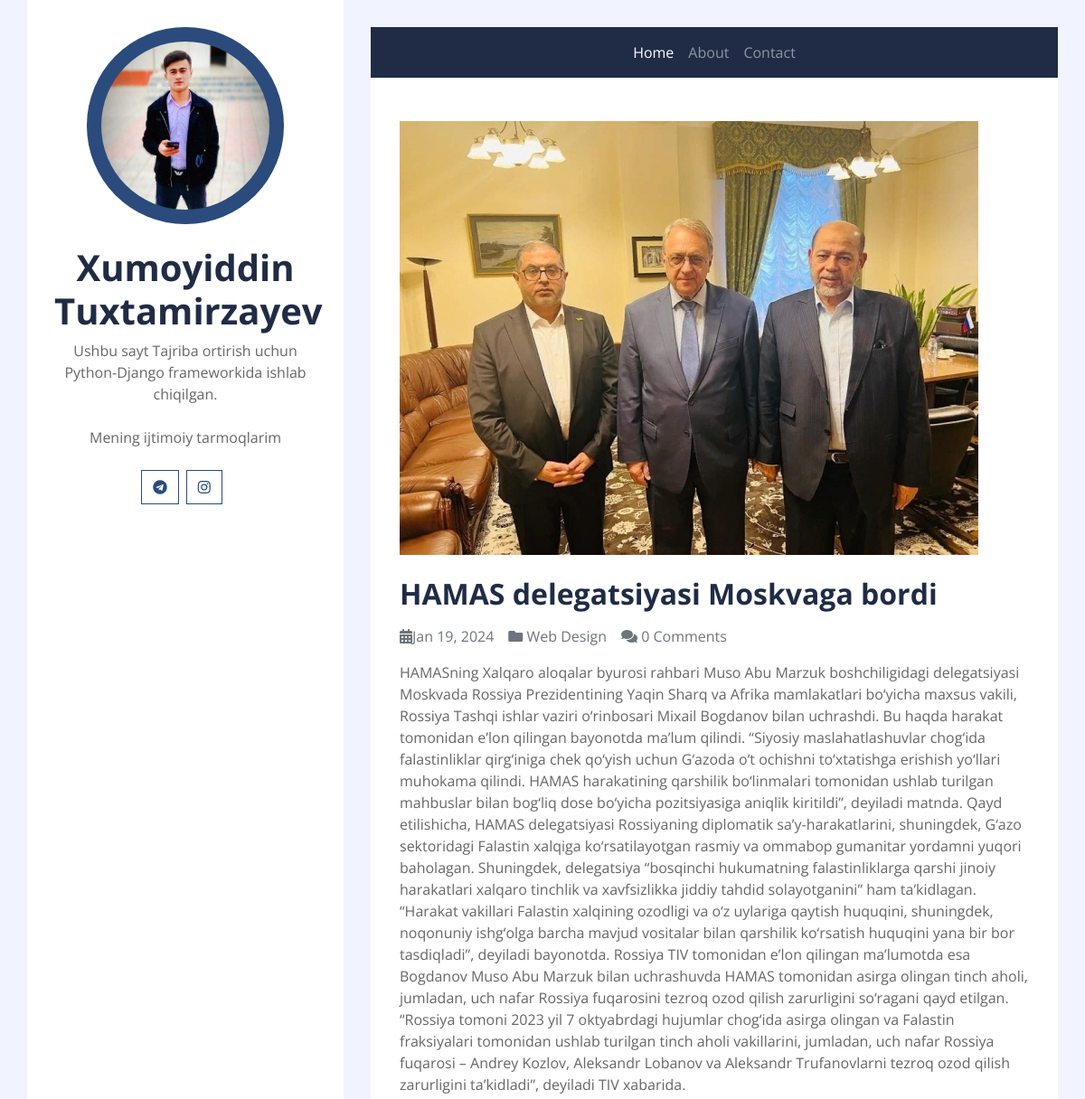
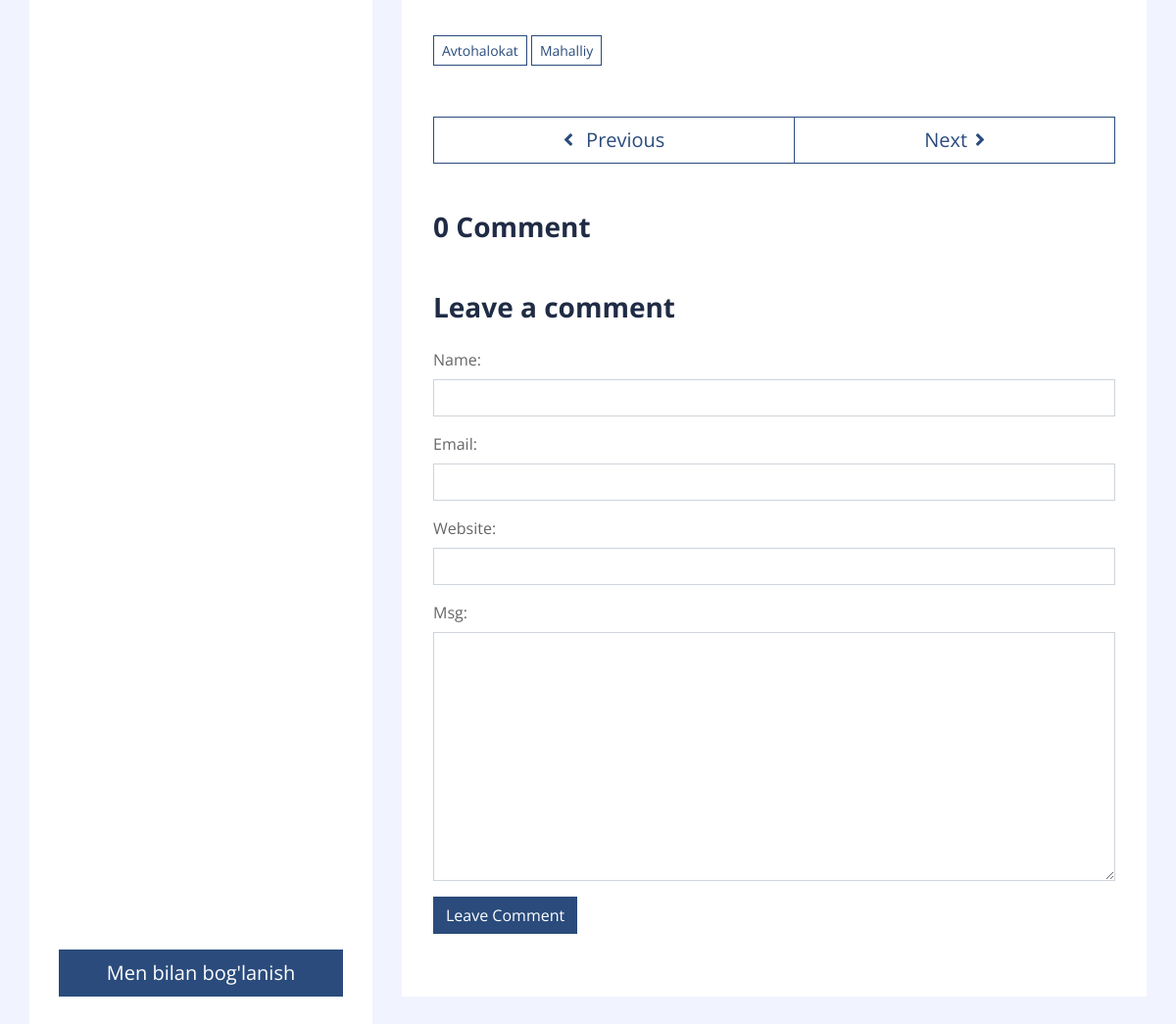
Screenshot of /detail/3/ with the database file from the repository (2 pictures, top to bottom).
### PostApp/models.py (models this page shows, shortened)
class Post(models.Model):
    title = models.CharField(max_length=500)
    body = models.TextField()
    image = models.FileField(upload_to="post-images")
    created = models.DateTimeField(auto_now_add=True)
    tags = models.ManyToManyField('Tag', related_name='tags', blank=True, null=True)
    class Meta:
        app_label = 'PostApp'
        ordering = ['-created']

class Tag(models.Model):
    name = models.CharField(max_length=100)
    created = models.DateTimeField(auto_now_add=True)

### PostApp/views.py (the view)
# urls.py: path("detail/<int:pk>/", views.getPost, name="postdetail"),
def getPost(request, pk):
    post = Post.objects.get(pk=pk)
    comments = post.comments.all()
    comment_form = CommentForm()
    tags = post.tags.all()
    if request.method=='POST':
        comment_form = CommentForm(request.POST)
        if comment_form.is_valid():
            cf = comment_form.save(commit=False)
            cf.post_id = post.id
            cf.save()
    return render(request, "postapp/detail.html", context={"post":post, "comment_form": comment_form, "comments":comments, "tags": tags})

### PostApp/forms.py
class CommentForm(forms.ModelForm):
    class Meta:
        model = Coments
        fields = ['name', 'email', 'website', 'msg']
    def __init__(self, *args, **kwargs):
        super(CommentForm, self).__init__(*args, **kwargs)
        for name, field in self.fields.items():
            field.widget.attrs.update({"class":"form-control"})

### templates/postapp/detail.html (shortened to what this page needs)
{% extends 'base.html' %}
{% load static %}
{% block content %}
<div class="container py-5 px-2 bg-white">
                <div class="row px-4">
                    <div class="col-12">
                        {% if post.image %}
                        <img class="img-fluid mb-4" src="{{post.image.url}}" alt="Image">
                        {% endif %}
                        <h2 class="mb-3 font-weight-bold">{{post.title}}</h2>
                        <div class="d-flex">
                            <p class="mr-3 text-muted"><i class="fa fa-calendar-alt"></i>{{post.created|date:"M d, Y" }}</p>
                            <p class="mr-3 text-muted"><i class="fa fa-folder"></i> Web Design</p>
                            <p class="mr-3 text-muted"><i class="fa fa-comments"></i> {{post.comments.count}} Comments</p>
                        </div>
                        <p>{{post.body}}</p>
                    </div>
                    <div class="col-12 py-4">
                        {% for tag in tags %}
                        <a href="#" class="btn btn-sm btn-outline-primary mb-1">{{tag.name}}</a>
                        {% endfor %}
                    </div>
                    <div class="col-12 py-4">
                        <div class="btn-group btn-group-lg w-100">
                            <button type="button" class="btn btn-outline-primary"><i class="fa fa-angle-left mr-2"></i> Previous</button>
                            <button type="button" class="btn btn-outline-primary">Next<i class="fa fa-angle-right ml-2"></i></button>
                        </div>
                    </div>
                    <div class="col-12 py-4">
                        {% if post.comments.count <= 1 %}
                        <h3 class="mb-4 font-weight-bold">{{post.comments.count}} Comment</h3>
                        {% else %}
                        <h3 class="mb-4 font-weight-bold">{{post.comments.count}} Comments</h3>
                        {% endif %}
                    </div>
                    <div class="col-12">
                        <h3 class="mb-4 font-weight-bold">Leave a comment</h3>
                        <form method="post">
                            {{comment_form.as_p}}
                            <div class="form-group">
                                <input type="submit" value="Leave Comment" class="btn btn-primary">
                            </div>
                        </form>
                    </div>
                </div>
            </div>
</div>
{% endblock content %}

### rows the page displays
Post: image (picture), title "HAMAS delegatsiyasi Moskvaga bordi", created "Jan 19, 2024", comments.count "0", body "HAMASning Xalqaro aloqalar byurosi rahbari Muso Abu Marzuk boshchiligidagi delegatsiyasi Moskvada Rossiya Prezidentining Yaqin Sharq va Afrika mamlakatlari bo‘yicha maxsus vakili, Rossiya Tashqi ishlar vaziri o‘rinbosari Mixail Bogdanov bilan uchrashdi. Bu haqda harakat tomonidan e’lon qilingan bayonotda ma’lum qilindi. “Siyosiy maslahatlashuvlar chog‘ida falastinliklar qirg‘iniga chek qo‘yish uchun G‘azoda o‘t ochishni to‘xtatishga erishish yo‘llari muhokama qilindi. HAMAS harakatining qarshilik bo‘linmalari tomonidan ushlab turilgan mahbuslar bilan bog‘liq dose bo‘yicha pozitsiyasiga aniqlik kiritildi”, deyiladi matnda. Qayd etilishicha, HAMAS delegatsiyasi Rossiyaning diplomatik…"
Tag: name "Avtohalokat"
Tag: name "Mahalliy"
